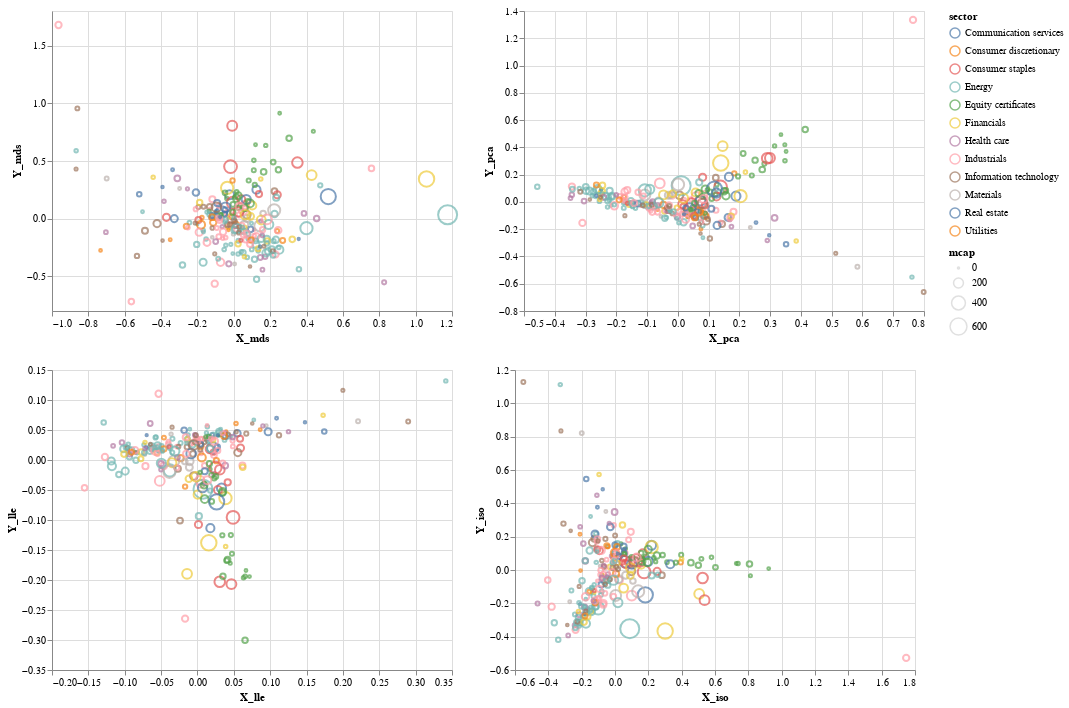

The notebook cell this image was saved under:
### Code cell
interval = alt.selection_interval(encodings=['x', 'y'])

chart = alt.Chart(df_altair).mark_point().encode(
    color=alt.condition(interval, 'sector', alt.value('lightgray')),
    tooltip=['ticker'],
    size='mcap',
).properties(selection=interval)

(chart.encode(x='X_mds', y='Y_mds') | chart.encode(x='X_pca', y='Y_pca')) &\
(chart.encode(x='X_lle', y='Y_lle') | chart.encode(x='X_iso', y='Y_iso'))

### Figure 1 — Vega-Lite specification as saved in the notebook (floating-point values rounded to 4 significant figures; data arrays with more than 128 entries replaced by an {"elided": "..."} marker saying what was removed)
{"$schema": "https://vega.github.io/schema/vega-lite/v3.4.0.json", "config": {"mark": {"tooltip": null}, "view": {"height": 300, "width": 400}}, "data": {"name": "data-619a964ae705b1b75875987d9503aff6"}, "datasets": {"data-619a964ae705b1b75875987d9503aff6": {"elided": "246 records"}}, "vconcat": [{"hconcat": [{"encoding": {"color": {"condition": {"field": "sector", "selection": "selector002", "type": "nominal"}, "value": "lightgray"}, "size": {"field": "mcap", "type": "quantitative"}, "tooltip": [{"field": "ticker", "type": "nominal"}], "x": {"field": "X_mds", "type": "quantitative"}, "y": {"field": "Y_mds", "type": "quantitative"}}, "mark": "point", "selection": {"selector002": {"encodings": ["x", "y"], "type": "interval"}}}, {"encoding": {"color": {"condition": {"field": "sector", "selection": "selector002", "type": "nominal"}, "value": "lightgray"}, "size": {"field": "mcap", "type": "quantitative"}, "tooltip": [{"field": "ticker", "type": "nominal"}], "x": {"field": "X_pca", "type": "quantitative"}, "y": {"field": "Y_pca", "type": "quantitative"}}, "mark": "point", "selection": {"selector002": {"encodings": ["x", "y"], "type": "interval"}}}]}, {"hconcat": [{"encoding": {"color": {"condition": {"field": "sector", "selection": "selector002", "type": "nominal"}, "value": "lightgray"}, "size": {"field": "mcap", "type": "quantitative"}, "tooltip": [{"field": "ticker", "type": "nominal"}], "x": {"field": "X_lle", "type": "quantitative"}, "y": {"field": "Y_lle", "type": "quantitative"}}, "mark": "point", "selection": {"selector002": {"encodings": ["x", "y"], "type": "interval"}}}, {"encoding": {"color": {"condition": {"field": "sector", "selection": "selector002", "type": "nominal"}, "value": "lightgray"}, "size": {"field": "mcap", "type": "quantitative"}, "tooltip": [{"field": "ticker", "type": "nominal"}], "x": {"field": "X_iso", "type": "quantitative"}, "y": {"field": "Y_iso", "type": "quantitative"}}, "mark": "point", "selection": {"selector002": {"encodings": ["x", "y"], "type": "interval"}}}]}]}
